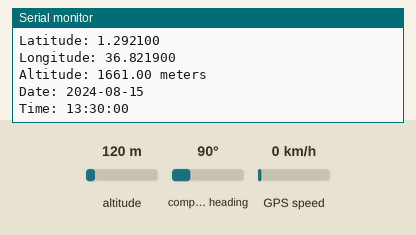
Bench run of a sketch on a simulated ESP32. On the bench: the last lines printed to the serial monitor. The inputs (shaded band) are chosen by the test bench; at power-on: altitude 120 m, compass heading 90°, GPS speed 0 km/h. WiFi joins after 1.5 s; servers stay silent unless stated; uploads are accepted with an empty reply; the GPS gets a fix after 3 s at 37.7749, -122.4194 with 8 satellites.

Above: at 2.7 s.
2.8 s: altitude set to 20 m
At 2.8 s:
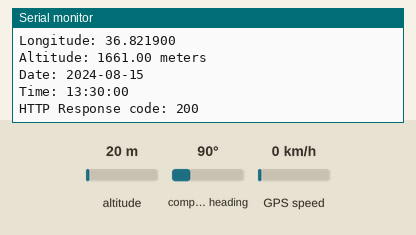
4.3 s: altitude set to 250 m
At 6.0 s:
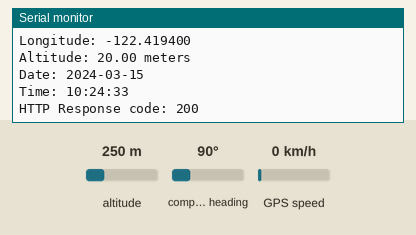
Timing chart, 0 to 7.5 s (numbered marks = the images above; inputs shaded):
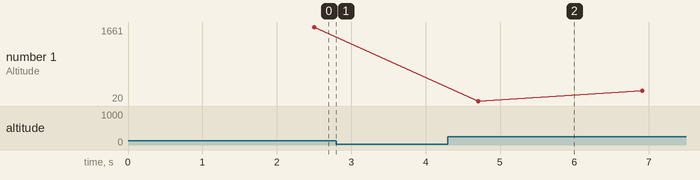

Measured:
- plotted number 1: 1661 → 250 after the input at 4.3 s

The sketch:

RASPI11.ino
```cpp
#include <TinyGPS++.h>
#include <WiFi.h>
#include <HTTPClient.h>

#define GPS_RX_PIN 16
#define GPS_TX_PIN 17

TinyGPSPlus gps;
HardwareSerial neo6m(2);

const char *ssid = "PaviconKE";
const char *password = "P@vic0N@20$0";

// const char *ssid = "Domi";
// const char *password = "#Dominic1218";

const char* serverName = "https://zebra-advanced-manually.ngrok-free.app/gps";
// const char* serverName = "http://192.168.100.8:8000/gps";

// Simulated GPS data
double simLatitude = 1.2921;    // Example latitude (Nairobi, Kenya)
double simLongitude = 36.8219;  // Example longitude (Nairobi, Kenya)
double simAltitude = 1661.0;    // Example altitude in meters
unsigned long simDate = 20240815;  // Simulated date (YYYYMMDD)
unsigned long simTime = 133000;    // Simulated time (HHMMSS)

void setup() {
  Serial.begin(115200);
  neo6m.begin(9600, SERIAL_8N1, GPS_RX_PIN, GPS_TX_PIN);

  Serial.print("Connecting to ");
  Serial.println(ssid);

  WiFi.begin(ssid, password);
  while (WiFi.status() != WL_CONNECTED) {
    delay(500);
    Serial.print(".");
  }
  Serial.println("WiFi connected");
  Serial.println("IP address: ");
  Serial.println(WiFi.localIP());
}

void loop() {
  smartdelay_gps(1000);

  double latitude, longitude, altitude;
  String formattedDate, formattedTime;

  if (gps.location.isValid() && gps.altitude.isValid()) {
    // Use real GPS data
    latitude = gps.location.lat();
    longitude = gps.location.lng();
    altitude = gps.altitude.meters();
    formattedDate = formatDate(gps.date);
    formattedTime = formatTime(gps.time);
  } else {
    // Use simulated GPS data
    Serial.println("Using simulated GPS data...");
    latitude = simLatitude;
    longitude = simLongitude;
    altitude = simAltitude;
    formattedDate = formatSimDate(simDate);
    formattedTime = formatSimTime(simTime);
  }

  Serial.print("Latitude: ");
  Serial.println(latitude, 6);
  Serial.print("Longitude: ");
  Serial.println(longitude, 6);
  Serial.print("Altitude: ");
  Serial.print(altitude, 2);  // Limit to 2 decimal places
  Serial.println(" meters");
  Serial.print("Date: ");
  Serial.println(formattedDate);
  Serial.print("Time: ");
  Serial.println(formattedTime);

  if (WiFi.status() == WL_CONNECTED) {
    HTTPClient http;
    http.begin(serverName);  // Initialize the HTTP client with the server URL
    http.addHeader("Content-Type", "application/json");

    String jsonPayload = "{\"latitude\": " + String(latitude, 6) +
                         ", \"longitude\": " + String(longitude, 6) +
                         ", \"altitude\": " + String(altitude, 2) +
                         ", \"date\": \"" + formattedDate + "\"" +
                         ", \"time\": \"" + formattedTime + "\"}";

    int httpResponseCode = http.POST(jsonPayload);  // Send the POST request

    if (httpResponseCode > 0) {
      Serial.print("HTTP Response code: ");
      Serial.println(httpResponseCode);
    } else {
      Serial.print("Error code: ");
      Serial.println(httpResponseCode);
    }
    http.end();
  }

  delay(1000);  // Delay for Time
}

static void smartdelay_gps(unsigned long ms) {
  unsigned long start = millis();
  do {
    while (neo6m.available())
      gps.encode(neo6m.read());
  } while (millis() - start < ms);
}

// Function to format GPS date as a string
String formatDate(TinyGPSDate date) {
  char buffer[11];
  snprintf(buffer, sizeof(buffer), "%04d-%02d-%02d", date.year(), date.month(), date.day());
  return String(buffer);
}

// Function to format GPS time as a string
String formatTime(TinyGPSTime time) {
  char buffer[9];
  snprintf(buffer, sizeof(buffer), "%02d:%02d:%02d", time.hour(), time.minute(), time.second());
  return String(buffer);
}

// Function to format simulated date as a string
String formatSimDate(unsigned long simDate) {
  int year = simDate / 10000;
  int month = (simDate % 10000) / 100;
  int day = simDate % 100;

  char buffer[11];
  snprintf(buffer, sizeof(buffer), "%04d-%02d-%02d", year, month, day);
  return String(buffer);
}

// Function to format simulated time as a string
String formatSimTime(unsigned long simTime) {
  int hour = simTime / 10000;
  int minute = (simTime % 10000) / 100;
  int second = simTime % 100;

  char buffer[9];
  snprintf(buffer, sizeof(buffer), "%02d:%02d:%02d", hour, minute, second);
  return String(buffer);
}
```
